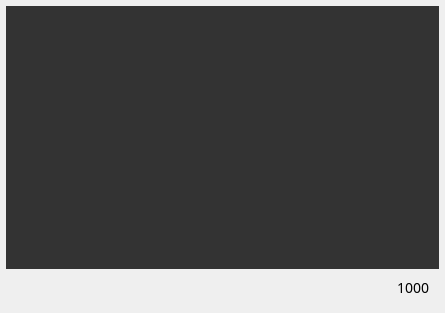
<?xml version="1.0" encoding="UTF-8"?>
<ui version="4.0">
 <class>VideoForm</class>
 <widget class="QWidget" name="VideoForm">
  <property name="geometry">
   <rect>
    <x>0</x>
    <y>0</y>
    <width>445</width>
    <height>313</height>
   </rect>
  </property>
  <property name="windowTitle">
   <string>VideoForm</string>
  </property>
  <layout class="QVBoxLayout" name="verticalLayout">
   <property name="spacing">
    <number>0</number>
   </property>
   <property name="leftMargin">
    <number>6</number>
   </property>
   <property name="topMargin">
    <number>6</number>
   </property>
   <property name="rightMargin">
    <number>6</number>
   </property>
   <property name="bottomMargin">
    <number>6</number>
   </property>
   <item>
    <widget class="VideoRenderWidget" name="videoCanvas" native="true">
     <property name="styleSheet">
      <string notr="true">QWidget
{
	background-color:#333333;
}</string>
     </property>
    </widget>
   </item>
   <item>
    <widget class="QWidget" name="bottomWidget" native="true">
     <property name="sizePolicy">
      <sizepolicy hsizetype="Preferred" vsizetype="Fixed">
       <horstretch>0</horstretch>
       <verstretch>0</verstretch>
      </sizepolicy>
     </property>
     <layout class="QHBoxLayout" name="horizontalLayout">
      <property name="rightMargin">
       <number>10</number>
      </property>
      <item>
       <spacer name="horizontalSpacer">
        <property name="orientation">
         <enum>Qt::Horizontal</enum>
        </property>
        <property name="sizeHint" stdset="0">
         <size>
          <width>40</width>
          <height>20</height>
         </size>
        </property>
       </spacer>
      </item>
      <item>
       <widget class="QLabel" name="label">
        <property name="styleSheet">
         <string notr="true">QLabel
{
	font-family: PingFang SC;
	font-style: normal;
	font-weight: normal;
	font-size: 14px;
	line-height: 22px;
}</string>
        </property>
        <property name="text">
         <string>1000</string>
        </property>
       </widget>
      </item>
     </layout>
    </widget>
   </item>
  </layout>
 </widget>
 <customwidgets>
  <customwidget>
   <class>VideoRenderWidget</class>
   <extends>QWidget</extends>
   <header>VideoRenderWidget.h</header>
  </customwidget>
 </customwidgets>
 <resources/>
 <connections/>
</ui>
